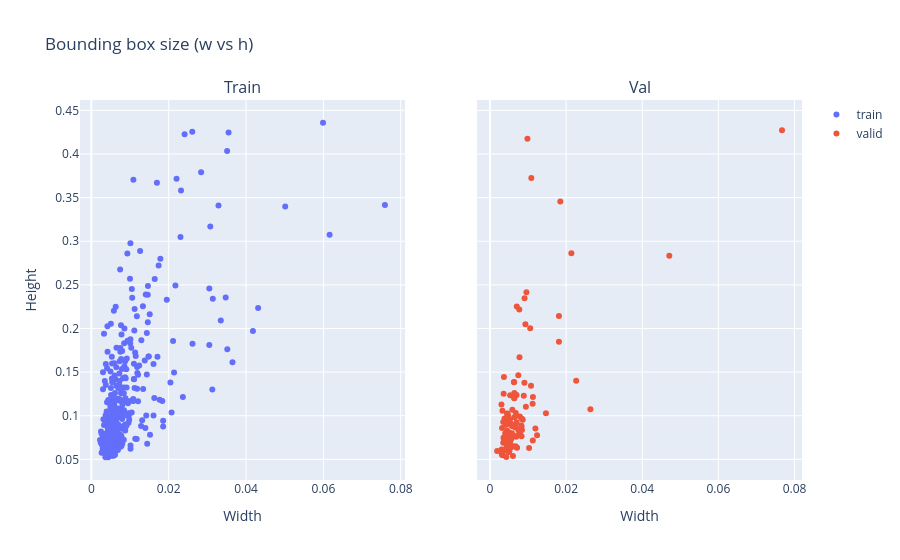

Notebook cell for this chart:
### Code cell
fig = make_subplots(rows=1, cols=2, subplot_titles=["Train", "Val"], shared_xaxes=True, shared_yaxes=True)

for i, split in enumerate(["train", "valid"], 1):
    fig.add_trace(go.Scatter(
        x=split_data[split]["w"],
        y=split_data[split]["h"],
        mode="markers",
        name=split
    ), row=1, col=i)

fig.update_layout(title="Bounding box size (w vs h)")
fig.update_xaxes(title_text="Width")
fig.update_yaxes(title_text="Height", col=1)
fig.show()
